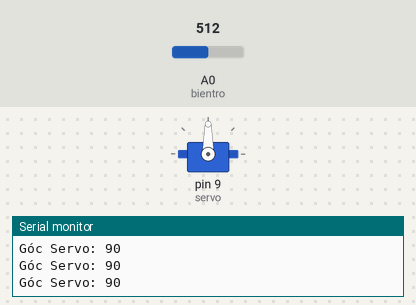
The sketch below on a simulated Arduino Uno, built with avr-gcc and run on an emulated ATmega328P. Parts: servo, the last lines printed to the serial monitor. The test bench sets the inputs (shaded band); at power-on: A0 (bientro) = 512.

Above: at 1.2 s.
1.3 s: A0 (bientro) set to 557
At 2.4 s:
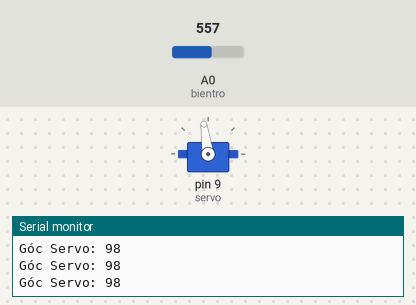
4.3 s: A0 (bientro) set to 586
At 5.5 s:
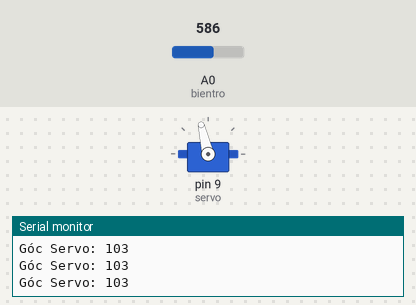
5.8 s: A0 (bientro) set to 306
At 6.9 s:
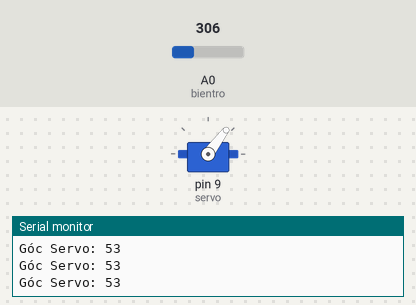
7.3 s: A0 (bientro) set to 61
At 8.0 s:
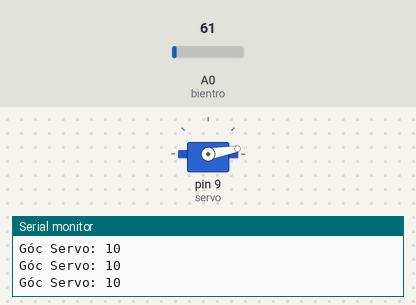
8.8 s: A0 (bientro) set to 50
At 10.2 s:
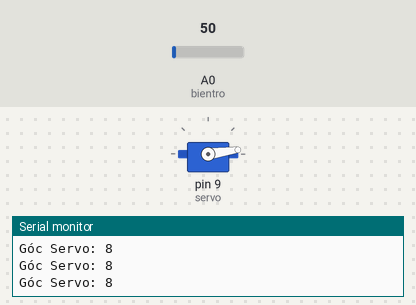
11.8 s: A0 (bientro) set to 122
At 12.3 s:
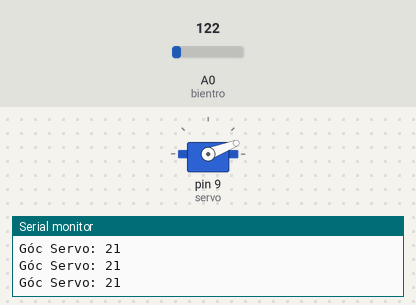
Timing chart, 0 to 14.3 s (numbered marks = the images above; inputs shaded):
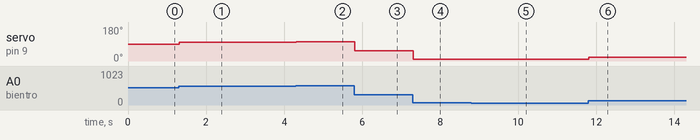

The sketch:

test2.ino
```cpp
#include <Servo.h>

Servo myservo;

int bientro = A0;
int servo = 9;

int giatribientro;
int vitriservo;

void setup()
{
  myservo.attach(servo);

  Serial.begin(9600);
}

void loop()
{
  giatribientro = analogRead (bientro);
  vitriservo = map (giatribientro,0,1023,0,180);

  myservo.write(vitriservo);

  Serial.print("Góc Servo: "); Serial.println(vitriservo);
  //delay(50);

}
```

Measured:
- after the input at 1.3 s, servo on pin 9 (servo): 90° → 98° at once
- after the input at 4.3 s, servo on pin 9 (servo): 98° → 103° at once
- after the input at 5.8 s, servo on pin 9 (servo): 103° → 53° at once
- after the input at 7.3 s, servo on pin 9 (servo): 53° → 10° at once
- after the input at 8.8 s, servo on pin 9 (servo): 10° → 8° at once
- after the input at 11.8 s, servo on pin 9 (servo): 8° → 21° at once
